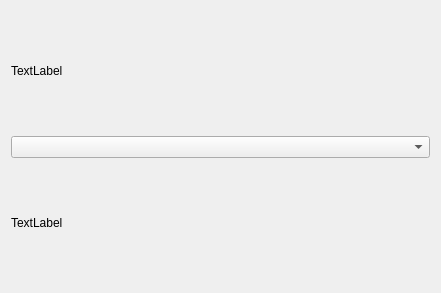
<?xml version="1.0" encoding="UTF-8"?>
<ui version="4.0">
 <class>AddAction</class>
 <widget class="QWidget" name="AddAction">
  <property name="geometry">
   <rect>
    <x>0</x>
    <y>0</y>
    <width>441</width>
    <height>293</height>
   </rect>
  </property>
  <property name="windowTitle">
   <string>Dialog</string>
  </property>
  <layout class="QVBoxLayout" name="verticalLayout">
   <item>
    <widget class="QLabel" name="label">
     <property name="text">
      <string>TextLabel</string>
     </property>
    </widget>
   </item>
   <item>
    <widget class="KComboBox" name="cbActionType"/>
   </item>
   <item>
    <widget class="QLabel" name="label_2">
     <property name="text">
      <string>TextLabel</string>
     </property>
    </widget>
   </item>
  </layout>
 </widget>
 <customwidgets>
  <customwidget>
   <class>KComboBox</class>
   <extends>QComboBox</extends>
   <header>kcombobox.h</header>
  </customwidget>
 </customwidgets>
 <resources/>
 <connections/>
</ui>
